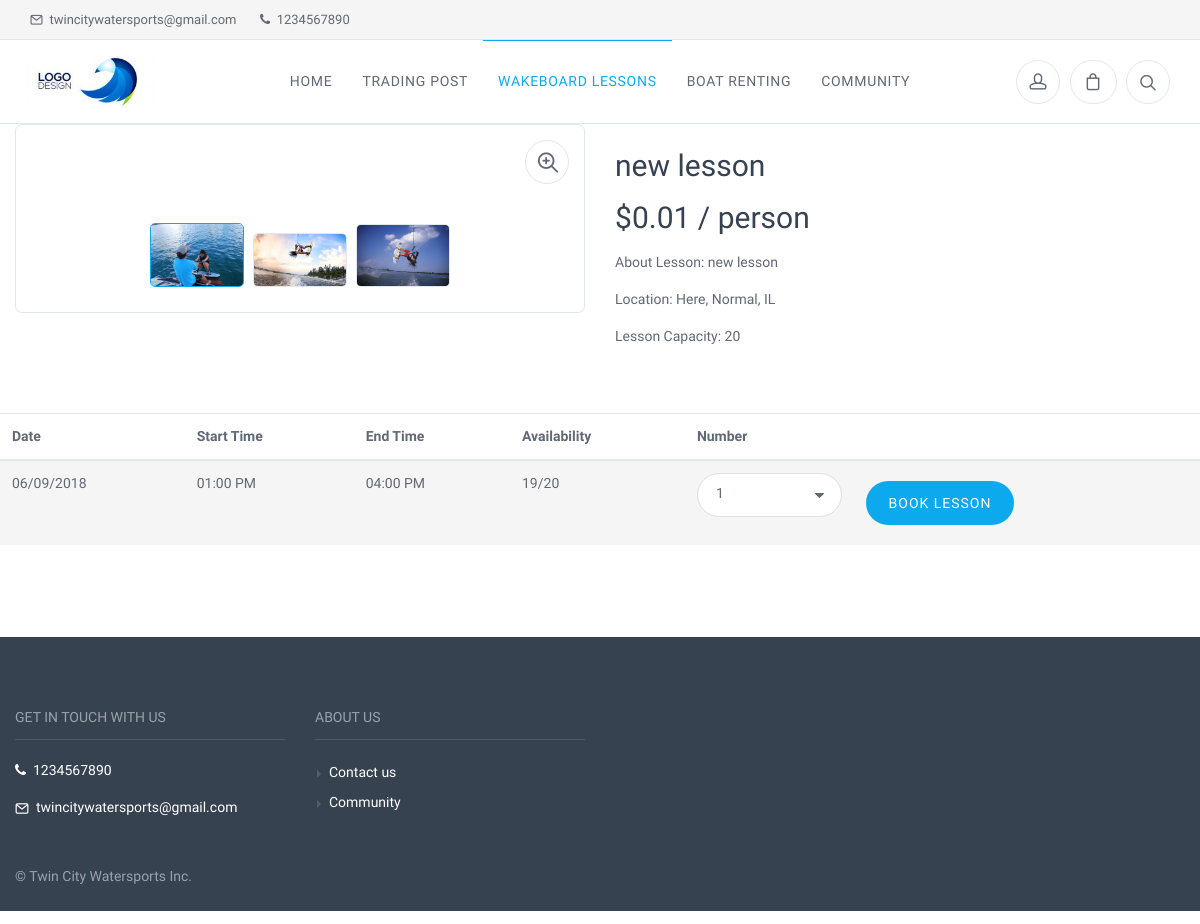
The app's page /lessons/view_lesson/new-lessonNgFgrB, older data.
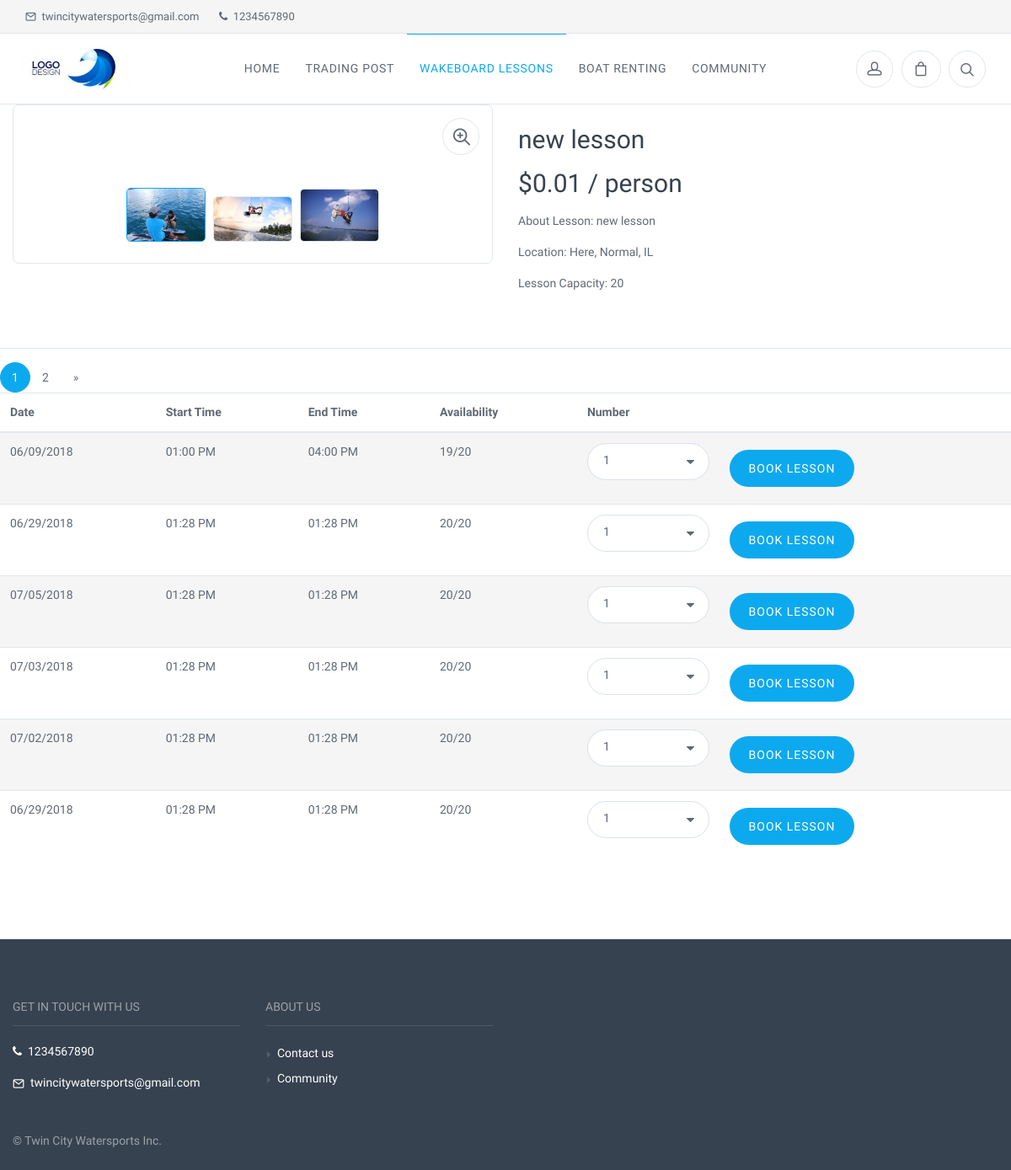
The same page, newer data.
### tables this page shows
CREATE TABLE `lesson_pics` (
  `id` int(11) NOT NULL,
  `lesson_id` int(11) NOT NULL,
  `picture_name` varchar(60) NOT NULL,
  `priority` int(11) NOT NULL
);

CREATE TABLE `lessons` (
  `id` int(11) NOT NULL,
  `lesson_name` varchar(255) NOT NULL,
  `lesson_description` varchar(255) NOT NULL,
  `lesson_url` varchar(255) NOT NULL,
  `lesson_capacity` int(3) NOT NULL,
  `address` varchar(255) NOT NULL,
  `city` varchar(255) NOT NULL,
  `state` varchar(255) NOT NULL,
  `lesson_fee` decimal(7,2) NOT NULL,
  `status` int(1) NOT NULL,
  `date_made` int(11) NOT NULL
);

CREATE TABLE `lesson_schedules` (
  `id` int(11) NOT NULL,
  `lesson_id` int(11) NOT NULL,
  `lesson_start_date` int(11) NOT NULL,
  `lesson_end_date` int(11) NOT NULL
);

CREATE TABLE `lesson_bookings` (
  `id` int(11) NOT NULL,
  `lesson_fee` decimal(7,2) NOT NULL,
  `lesson_schedule_id` int(11) NOT NULL,
  `user_id` int(11) NOT NULL,
  `lesson_booking_qty` int(11) NOT NULL,
  `session_id` varchar(64) NOT NULL
);

### application/modules/lessons/views/view_lesson.php (the view, shortened to what the rows shown need)
<div class="container padding-bottom-3x mb-1">
  <div class="row">
    <div class="col-md-6">
      <div class="product-gallery">
        <div class="gallery-wrapper">
          <?php
          $counter = 0;
          foreach($pics_query->result() as $row) {
            $picture_name = $row->picture_name;
            $picture_location = base_url()."media/lesson_big_pics/".$picture_name;
            if ($counter == 0) {
              ?>
              <div class="gallery-item active"><a href="<?= $picture_location ?>" data-hash="one" data-size="1000x667"></a></div>
              <?php
            } elseif ($counter > 0) {
              if ($counter == 1) {
                $data_hash = "two";
              } elseif ($counter == 2) {
                $data_hash = "tree";
              } elseif ($counter == 3) {
                $data_hash = "four";
              } elseif ($counter == 4) {
                $data_hash = "five";
              }
              ?>
              <?php
            }
            $counter++;
          }
          ?>
        </div>
          <?php
          $counter = 0;
          foreach($pics_query->result() as $row) {
            $picture_name = $row->picture_name;
            $picture_location = base_url()."media/lesson_big_pics/".$picture_name;
            if ($counter == 0) {
              ?>
              <div data-hash="one"><img src="<?= $picture_location ?>" alt="<?= $picture_name ?>"></div>
              <?php
            } elseif ($counter > 0) {
              if ($counter == 1) {
                $data_hash = "two";
              } elseif ($counter == 2) {
                $data_hash = "tree";
              } elseif ($counter == 3) {
                $data_hash = "four";
              } elseif ($counter == 4) {
                $data_hash = "five";
              }
              ?>
              <?php
            }
            $counter++;
          }
          ?>
        <ul class="product-thumbnails">
          <?php
          $counter = 0;
          foreach($pics_query->result() as $row) {
            $picture_name = $row->picture_name;
            $picture_location = base_url()."media/lesson_big_pics/".$picture_name;
            if ($counter == 0) {
              ?>
              <li class="active"><a href="#one"><img src="<?= $picture_location ?>" alt="<?= $picture_name ?>"></a></li>
              <?php
            } elseif ($counter > 0) {
              if ($counter == 1) {
                $data_hash = "two";
              } elseif ($counter == 2) {
                $data_hash = "tree";
              } elseif ($counter == 3) {
                $data_hash = "four";
              } elseif ($counter == 4) {
                $data_hash = "five";
              }
              ?>
              <li><a href="#<?=$data_hash?>"><img src="<?= $picture_location ?>" alt="<?= $picture_name ?>"></a></li>
              <?php
            }
            $counter++;
          }
          ?>
        </ul>
      </div>
    </div>
    <div class="col-md-6">
      <h2 class="padding-top-1x text-normal"><?= $lesson_name ?></h2>
      <span class="h2 d-block"><?= $currency_symbol.$lesson_fee.' / person' ?></span>
      <p>About Lesson: <?= nl2br($lesson_description) ?></p>
      <p>Location: <?= nl2br($address.', '.$city.', '.$state) ?></p>
      <p>Lesson Capacity: <?= nl2br($capacity) ?></p>
    </div>
  </div>
  <div class="row" style="margin-top: 50px;">
    <?= $pagination ?>
    <div class="table-responsive">
      <table class="table table-striped">
        <thead>
          <tr>
            <th>Date</th>
            <th>Start Time</th>
            <th>End Time</th>
            <th>Availability</th>
            <th>Number</th>
            <th></th>
          </tr>
        </thead>
        <tbody>
          <?php
          foreach($schedule_query->result() as $row) {
            $lesson_schedule_id = $row->id;
            $lesson_date = $this->timedate->get_date($row->lesson_start_date, 'datepicker_us');
            $start_time = $this->timedate->get_time($row->lesson_start_date);
            $end_time = $this->timedate->get_time($row->lesson_end_date);
            $number_of_bookings = $this->lesson_bookings->_get_num_of_bookings_for_lesson_schedule_id($lesson_schedule_id);
            $availability = $capacity - $number_of_bookings;
            $form_location = base_url().'lesson_basket/add_to_basket';
            ?>
            <form class"reset-box" method="post" action="<?= $form_location ?>">
            <tr>
              <td><?= $lesson_date ?></td>
              <td><?= $start_time ?></td>
              <td><?= $end_time ?></td>
              <td><?= $availability.'/'.$capacity ?></td>
              <td>
                <select class="form-control" name="booking_qty" required>
                  <?php
                  if ($availability > 5) {
                    for ($i = 1; $i <= 5; $i++) { ?>
                      <option value="<?= $i ?>"><?= $i ?></option>
                      <?php }
                  } else {
                    for ($i = 1; $i <= $availability; $i++) { ?>
                      <option value="<?= $i ?>"><?= $i ?></option> <?php
                    }
                  }
                    ?>
                  </select>
                </td>
              <td><button class="btn btn-primary" name="submit" value="submit" type="submit">Book Lesson</button></td>
              </tr>
              </form>
                      <?php
                    }
                    ?>
                  </tbody>
                </table>
              </div>
            </div>
          </div>

### application/modules/templates/views/top_bar.php (shortened to what the rows shown need)
<?php
$admin = $this->admin_info->get_admin_info();
if (isset($admin->phone)) {
  $phone = $admin->phone;
} else {
  $phone = "";
}
if (isset($admin->email)) {
  $email = $admin->email;
} else {
  $email = "";
}
?>
<div class="topbar">
  <div class="topbar-column">
    <?php
    if ($email != "") {
      ?>
      <a class="hidden-md-down" href="mailto:<?= $email ?>">
        <i class="icon-mail"></i>&nbsp; <?= $email ?>
      </a>
      <?php
    }
    if ($phone != "") {
      ?>
      <a class="hidden-md-down" href="tel:<?= $phone ?>">
        <i class="fa fa-phone"></i>&nbsp; <?= $phone ?>
      </a>
      <?php
    }
      ?>
  </div>
</div>

### application/modules/templates/views/footer.php (shortened to what the rows shown need)
<?php
$admin = $this->admin_info->get_admin_info();
if (isset($admin->phone)) {
  $phone = $admin->phone;
} else {
  $phone = "";
}
if (isset($admin->email)) {
  $email = $admin->email;
} else {
  $email = "";
}
if (isset($admin->company_name)) {
  $company_name = $admin->company_name;
} else {
  $company_name = "";
}
?>
<footer class="site-footer">
  <div class="container">
    <div class="row">
      <div class="col-lg-3 col-md-6">
        <section class="widget widget-light-skin">
          <?php
          if ($phone != "") {
            ?>
            <p ><a class="navi-link-light" href="tel:<?= $phone ?>"><i class="fa fa-phone"></i>&nbsp;&nbsp;<?= $phone ?></a></p>
            <?php
          }
          if ($email != "") {
            ?>
            <p><a class="navi-link-light" href="mailto:<?= $email ?>"><i class="icon-mail"></i>&nbsp;&nbsp;<?= $email ?></a></p>
            <?php
          }
            ?>
        </section>
      </div>
      <div class="col-lg-3 col-md-6">
      </div>
      </div>
      <?php
      if ($company_name != "") {
      ?>
      <p class="footer-copyright">© <?= $company_name ?></p>
      <?php
    }
      ?>
    </div>
  </footer>

Row changes from the older to the newer data that the page shows:
added lesson_schedules: lesson_start_date "06/29/2018", lesson_start_date "01:28 PM", lesson_end_date "01:28 PM", lesson.lesson_capacity "20", booking_qty "1"
added lesson_schedules: lesson_start_date "07/05/2018", lesson_start_date "01:28 PM", lesson_end_date "01:28 PM", lesson.lesson_capacity "20", booking_qty "1"
added lesson_schedules: lesson_start_date "07/03/2018", lesson_start_date "01:28 PM", lesson_end_date "01:28 PM", lesson.lesson_capacity "20", booking_qty "1"
added lesson_schedules: lesson_start_date "07/02/2018", lesson_start_date "01:28 PM", lesson_end_date "01:28 PM", lesson.lesson_capacity "20", booking_qty "1"
added lesson_schedules: lesson_start_date "06/29/2018", lesson_start_date "01:28 PM", lesson_end_date "01:28 PM", lesson.lesson_capacity "20", booking_qty "1"
Text that changed along with them:
$pagination: (not shown) → "1 2"
